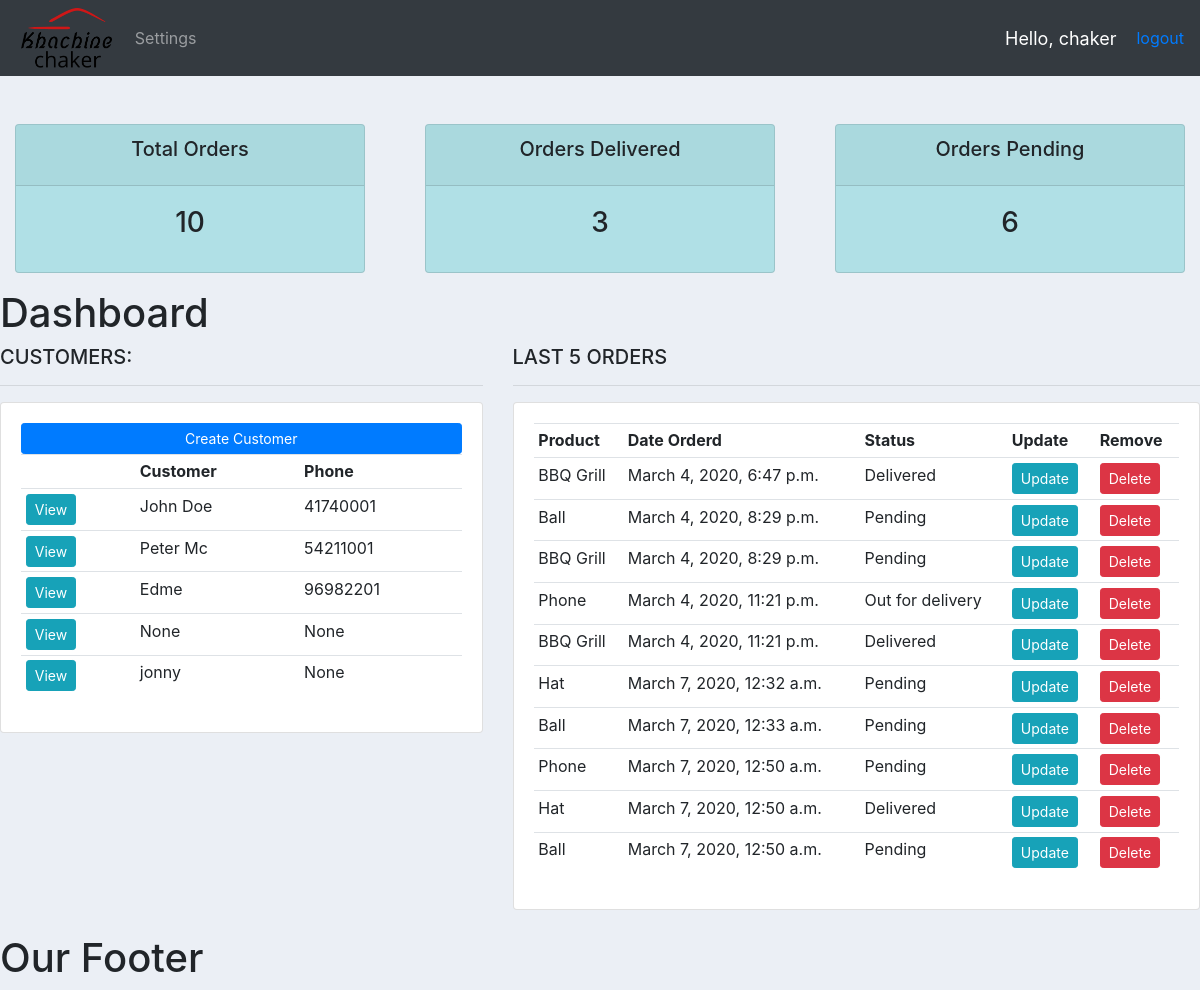
The app's page / (signed in) with its own data.
### accounts/models.py (models this page shows, shortened)
class Customer(models.Model):
    user = models.OneToOneField(User, null = True,blank=True ,on_delete=models.CASCADE)
    name = models.CharField(max_length=200, null=True)
    phone = models.CharField(max_length=200, null=True)
    email = models.CharField(max_length=200, null=True)
    profile_pic = models.ImageField(default="profile",null=True,blank=True)
    date_created = models.DateTimeField(auto_now_add=True, null=True)

class Order(models.Model):
    STATUS = (
        ('Pending','Pending'),
        ('Out for delivery','Out for delivery'),
        ('Delivered','Delivered'),
    )
    customer = models.ForeignKey(Customer, null=True, on_delete = models.SET_NULL)
    Product = models.ForeignKey(Product, null=True, on_delete = models.SET_NULL)
    date_created = models.DateTimeField(auto_now_add=True, null=True)
    status = models.CharField(max_length=200,null=True,choices=STATUS)
    note = models.CharField(max_length=200,null=True)

class Product(models.Model):
    CATEGORY = (
        ('Indoor','Indoor'),
        ('Out Door','Out Door')
    )
    name = models.CharField(max_length=200, null=True)
    price = models.FloatField(null=True)
    category = models.CharField(max_length=200, null=True,choices = CATEGORY)
    description = models.CharField(max_length=200, null=True,blank=True)
    date_created = models.DateTimeField(auto_now_add=True, null=True)
    tags = models.ManyToManyField(Tag)
    def __str__(self):
        return self.name

### accounts/decorators.py (the view)
    def wrapper_func(request, *args, **kargs):
        group = None
        if request.user.groups.exists():
            group = request.user.groups.all()[0].name
        if group == 'customer':
            return redirect('user-page')
        if group == "admin":
            return view_func(request, *args, **kargs)

### accounts/views.py (called while the page is built)
@login_required(login_url = 'login')
@admin_only
def home(request):
    orders = Order.objects.all()
    customers = Customer.objects.all()
    total_customers = customers.count()
    total_orders = orders.count()
    delivered = orders.filter(status = 'Delivered').count()
    pending = orders.filter(status ='Pending').count()
    context = {
    'orders' : orders,
    'customers' : customers,
    'total_customers' : total_customers,
    'total_orders' : total_orders,
    'delivered' : delivered,
    'pending' : pending
    }
    return render(request,'accounts/dashboard.html',context)

### accounts/templates/accounts/dashboard.html
{% extends 'accounts/main.html' %}
{% block content %}
<br>
{% include 'accounts/status.html' %}
<h1>Dashboard</h1>
<div class="row">
	<div class="col-md-5">
		<h5>CUSTOMERS:</h5>
		<hr>
		<div class="card card-body">
			<a class="prevent-submit btn btn-primary  btn-sm btn-block" href="">Create Customer</a>
			<table class="table table-sm">
				<tbody><tr>
					<th></th>
					<th>Customer</th>
					<th>Phone</th>
				</tr>
				{% for customer in customers %}
					<tr>
						<td><a class="btn btn-sm btn-info" href="{% url 'customer' customer.id %}">View</a></td>
						<td>{{customer.name}}</td>
						<td>{{customer.phone}}</td>
					</tr>
					{% endfor %}
			</tbody></table>
		</div>
	</div>
	<div class="col-md-7">
		<h5>LAST 5 ORDERS</h5>
		<hr>
		<div class="card card-body">
			<table class="table table-sm">
				<tbody><tr>
					<th>Product</th>
					<th>Date Orderd</th>
					<th>Status</th>
					<th>Update</th>
					<th>Remove</th>
				</tr>
					{%for order in orders%}
					<tr>
						<td>{{order.Product}}</td>
						<td>{{order.date_created}}</td>
						<td>{{order.status}}</td>
						<td><a class="btn btn-sm btn-info" href="{% url 'update_order' order.id %}">Update</a></td>
						<td><a class="btn btn-sm btn-danger" href="{% url 'delete_order' order.id %}">Delete</a></td>
					</tr>
					{% endfor %}
			</tbody></table>
		</div>
	</div>
</div>
{% endblock %}

### accounts/templates/accounts/main.html (shortened to what this page needs)
{% load static %}
<!DOCTYPE html>
<html lang="en" dir="ltr">
  <head>
    <link rel="stylesheet" href="https://stackpath.bootstrapcdn.com/bootstrap/4.4.1/css/bootstrap.min.css"
>
     <link rel="stylesheet" href="{% static 'css/main.css' %}">
  </head>
  <body>
    {% include 'accounts/navbar.html' %}
    {% block content %}
    {% endblock %}
    <br>
    <h1>Our Footer</h1>
  </body>
</html>

### accounts/templates/accounts/navbar.html (shortened to what this page needs)
{% load static %}
<nav class="navbar navbar-expand-lg navbar-dark bg-dark">
  <img src="{% static 'images/logochaker.png' %}" style="height:60px;width:auto; margin-right:10px" id="logo">
  <div class="collapse navbar-collapse" id="navbarNav">
    <ul class="navbar-nav">
      {% if request.user.is_stuff %}
      <li class="nav-item active">
        <a class="nav-link" href="{% url 'home' %}">Dashboard</a>
      </li>
      <li class="nav-item">
        <a class="nav-link" href="{% url 'products' %}">Products</a>
      </li>
      {% else %}
      <li class="nav-item">
        <a class="nav-link" href="{% url 'account' %}">Settings</a>
      </li>
      {% endif %}
    </ul>
  </div>
  <span class="hello-msg" >Hello, {{request.user}}</span>
  <span><a href="{% url 'logout' %}">logout</a></span>
</nav>

### accounts/templates/accounts/status.html
<br>
<div class="row">
	<div class="col">
		<div class="col-md">
			<div class="card text-center text-black  mb-3" style="background-color:powderblue;" id="total-orders">
			  	<div class="card-header">
			  		<h5 class="card-title">Total Orders</h5>
			  	</div>
			  	<div class="card-body">
			    	<h3 class="card-title">{{total_orders}}</h3>
			  	</div>
			</div>
		</div>
	</div>
	<div class="col">
		<div class="col-md ">
			<div class="card text-center text-black mb-3" style="background-color:powderblue;" id="orders-delivered">
			  	<div class="card-header">
			  		<h5 class="card-title ">Orders Delivered</h5>
			  	</div>
			  	<div class="card-body">
			    	<h3 class="card-title">{{delivered}}</h3>
			  	</div>
			</div>
		</div>
	</div>
	<div class="col">
		<div class="col-md">
			<div class="card text-center text-black  mb-3" style="background-color:powderblue;" id="orders-pending">
			  	<div class="card-header">
			  		<h5 class="card-title">Orders Pending</h5>
			  	</div>
			  	<div class="card-body">
			    	<h3 class="card-title">{{pending}}</h3>
			  	</div>
			</div>
		</div>
	</div>
</div>

### static/css/main.css (style rules this page uses)
body { background-color : #ebeff5; }

### accounts/templates/accounts/navbar.html (style rules this page uses)
.hello-msg { font-size: 18px; color: #ffff; margin-right: 20px }

### records on screen
Customer: name "John Doe", phone "41740001"
Customer: name "Peter Mc", phone "54211001"
Customer: name "Edme", phone "96982201"
Customer: name "None", phone "None"
Customer: name "jonny", phone "None"
Order: Product "BBQ Grill", date_created "March 4, 2020, 6:47 p.m.", status "Delivered"
Order: Product "Ball", date_created "March 4, 2020, 8:29 p.m.", status "Pending"
Order: Product "BBQ Grill", date_created "March 4, 2020, 8:29 p.m.", status "Pending"
Order: Product "Phone", date_created "March 4, 2020, 11:21 p.m.", status "Out for delivery"
Order: Product "BBQ Grill", date_created "March 4, 2020, 11:21 p.m.", status "Delivered"
Order: Product "Hat", date_created "March 7, 2020, 12:32 a.m.", status "Pending"
Order: Product "Ball", date_created "March 7, 2020, 12:33 a.m.", status "Pending"
Order: Product "Phone", date_created "March 7, 2020, 12:50 a.m.", status "Pending"
Order: Product "Hat", date_created "March 7, 2020, 12:50 a.m.", status "Delivered"
Order: Product "Ball", date_created "March 7, 2020, 12:50 a.m.", status "Pending"

### other values on screen
{{ request.user }} "chaker"
{{ total_orders }} "10"
{{ delivered }} "3"
{{ pending }} "6"
